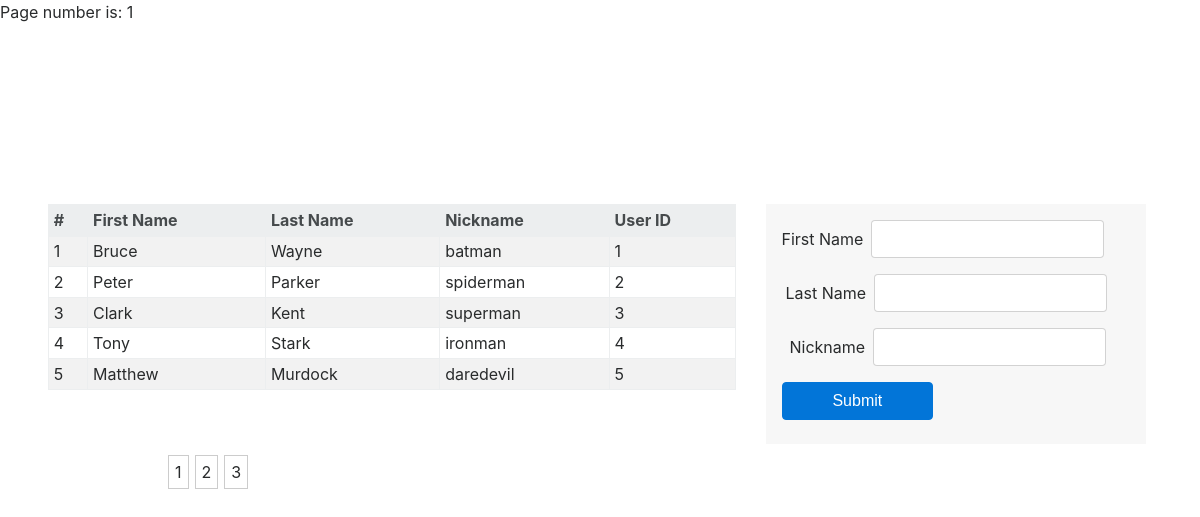
/info.php, run on the app's committed database.
### tables this page shows
CREATE TABLE `users` (
  `user_id` int(4) NOT NULL,
  `first_name` varchar(30) NOT NULL,
  `last_name` varchar(30) NOT NULL,
  `nick_id` int(4) NOT NULL
);

### classes/db.php (called while the page is built, shortened)
<?php
class db{
  private $_conn;
  private $_host = "127.0.0.1";
  private $_username = "root";
  private $_psw = "root";
  private $_dbName = "users";
  public function __construct(){
    $this->_conn = new mysqli($this->_host, $this->_username, $this->_psw, $this->_dbName);
  }
  public function countRows($query){
    $sql = mysqli_query($this->_conn, $query);
    $countRows = mysqli_query($this->_conn,'SELECT FOUND_ROWS()');
    $numRows = mysqli_fetch_assoc($countRows);
    return intval($numRows['FOUND_ROWS()']);
  }
  public function getData($query){
    $result = mysqli_query($this->_conn,$query);
    $allData = mysqli_fetch_all($result,MYSQLI_ASSOC);
    return $allData;
  }
}
?>

### classes/user.php (the view, shortened to what this page needs)
<?php
require_once 'classes/db.php';
class user {
  public function showUsers($limit, $offset){
    $db = new db();
    $counter = 1;
    $userQuery = "SELECT first_name, last_name, user_id, nickname
                  FROM users, admins
                  WHERE admins.admin_id = users.nick_id
                  LIMIT $limit
                  OFFSET $offset";
    $info = $db->getData($userQuery);
    foreach ($info as $row){
      echo "<tr> <td>" .$counter ."</td> <td>" .$row["first_name"] ."</td> <td>" .$row["last_name"] ."</td> <td>" .$row["nickname"] ."</td> <td>" .$row["user_id"] ."</td>" ;
      $counter ++;
    }
  }
}
?>

### info.php (shortened to what this page needs)
<?php
require_once 'classes/db.php';
require_once 'classes/user.php';
  $user = new user();
  $db = new db();
  $limit = 5;
  $page = '';
  $allRows = $db->countRows("SELECT SQL_CALC_FOUND_ROWS user_id
                             FROM admins, users
                             WHERE admins.admin_id = users.nick_id");
  $allPages = ceil($allRows / $limit);
  if (isset($_GET['page'])) {
    $page = $_GET['page'];
    echo "Page number is: ". $page;
  }
  else {
    $page = 1;
    echo "Page number is: ". $page;
  }
  $offset = ($page - 1) * $limit;
?>
<!DOCTYPE html>
<html>
  <head>
    <link rel="stylesheet" href="css/bootstrap.min.css">
    <link rel="stylesheet" href="css/style.css">
  </head>
  <body>
  <div class="row" style="margin-top: 15%;">
    <div class="col-md-7 ml-5">
      <table id="table" class="table table-striped table-bordered table-hover table-sm">
        <thead class="thead-default">
          <tr>
            <th>#</th>
            <th>First Name</th>
            <th>Last Name</th>
            <th>Nickname</th>
            <th>User ID</th>
          </tr>
        </thead>
        <?php $user->showUsers($limit, $offset); ?>
      </table>
    </div>
    <div class="col-md-4">
      <form id="user-form" class="form-horizontal bg-faded pl-3 pt-3 pb-4" action="user-process.php" method="post">
        <div class="form-group form-inline">
          <label class="mr-2 label-control" for="fName">First Name</label>
          <input id="fName" class="form-control" type="text" name="fName">
        </div>
        <div class="form-group form-inline">
          <label class="mr-2 ml-1" for="lName">Last Name</label>
          <input id="lName" class="form-control" type="text" name="lName" value="">
        </div>
        <div class="form-group form-inline">
          <label class="mr-2 ml-2" for="nickname">Nickname</label>
          <input id="nickname" class="form-control" type="text" name="nickname">
        </div>
        <button type="submit" class="btn btn-primary col-sm-5">Submit</button>
      </form>
    </div>
  </div>
  <div class="col-sm-9 mx-auto">
    <?php
      for ($i=1; $i <= $allPages ; $i++) {
        echo "<span class='pag-link' id='$i' style='cursor: pointer; padding: 6px; border: 1px solid #ccc; margin: 3px;'>". $i. "</span>";
      }
    ?>
  </div>
  </body>
</html>

### data on the page
users: first_name "Bruce", last_name "Wayne", admins.nickname "batman", user_id "1"
users: first_name "Peter", last_name "Parker", admins.nickname "spiderman", user_id "2"
users: first_name "Clark", last_name "Kent", admins.nickname "superman", user_id "3"
users: first_name "Tony", last_name "Stark", admins.nickname "ironman", user_id "4"
users: first_name "Matthew", last_name "Murdock", admins.nickname "daredevil", user_id "5"

### other printed values
$page "1"
